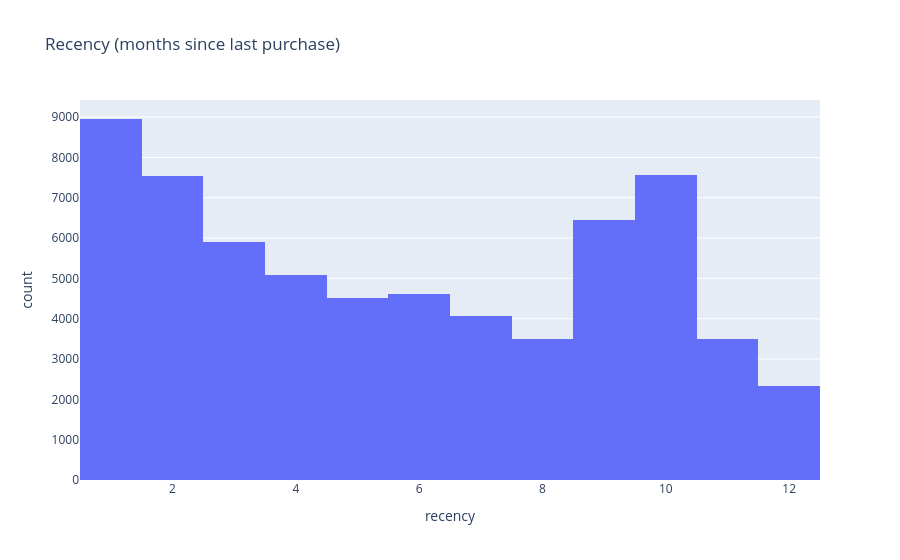
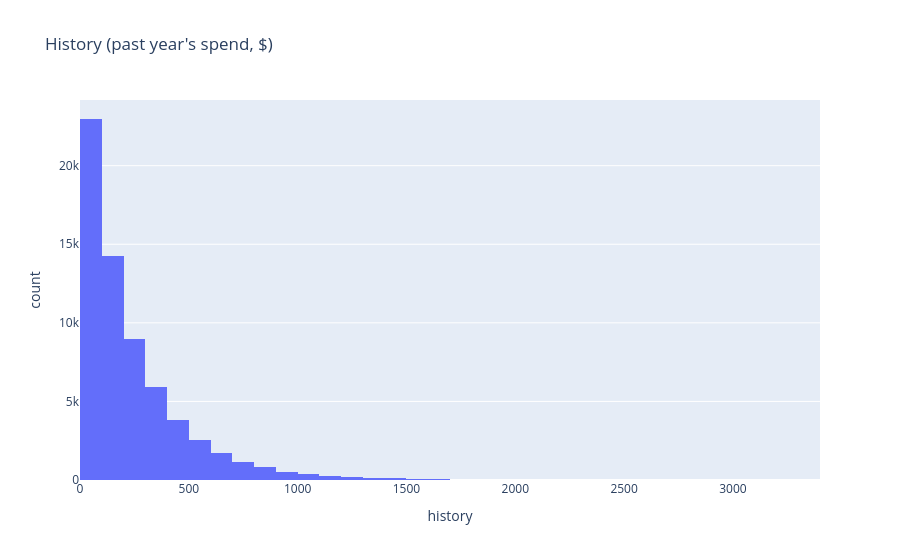

Notebook cell for these charts, in order:
### Markdown cell above
## Step 2: Univariate exploration

A quick look at every variable in isolation — covariates and outcomes alike — before any
balance or structural check. This is what catches skew, rare categories, or a zero-inflated
outcome that should shape evaluation choices later (notebook 04).

### Code cell
# Numeric covariates: recency, history
display(df[["recency", "history"]].describe())

px.histogram(df, x="recency", nbins=12, title="Recency (months since last purchase)").show()
px.histogram(df, x="history", nbins=60, title="History (past year's spend, $)").show()
print(f"Skewness of history: {df['history'].skew():.2f}")

### Figure 1 — Plotly figure (JSON) as saved in the notebook; plotly's stock layout.template omitted (floating-point values rounded to 4 significant figures; data arrays with more than 128 entries replaced by an {"elided": "..."} marker saying what was removed)
{"data": [{"bingroup": "x", "hovertemplate": "recency=%{x}<br>count=%{y}<extra></extra>", "legendgroup": "", "marker": {"color": "#636efa", "pattern": {"shape": ""}}, "name": "", "nbinsx": 12, "orientation": "v", "showlegend": false, "type": "histogram", "x": {"elided": "64000 int values"}, "xaxis": "x", "yaxis": "y"}], "layout": {"barmode": "relative", "legend": {"tracegroupgap": 0}, "title": {"text": "Recency (months since last purchase)"}, "xaxis": {"anchor": "y", "domain": [0, 1], "title": {"text": "recency"}}, "yaxis": {"anchor": "x", "domain": [0, 1], "title": {"text": "count"}}}}

### Figure 2 — Plotly figure (JSON) as saved in the notebook; plotly's stock layout.template omitted (floating-point values rounded to 4 significant figures; data arrays with more than 128 entries replaced by an {"elided": "..."} marker saying what was removed)
{"data": [{"bingroup": "x", "hovertemplate": "history=%{x}<br>count=%{y}<extra></extra>", "legendgroup": "", "marker": {"color": "#636efa", "pattern": {"shape": ""}}, "name": "", "nbinsx": 60, "orientation": "v", "showlegend": false, "type": "histogram", "x": {"elided": "64000 float values"}, "xaxis": "x", "yaxis": "y"}], "layout": {"barmode": "relative", "legend": {"tracegroupgap": 0}, "title": {"text": "History (past year's spend, $)"}, "xaxis": {"anchor": "y", "domain": [0, 1], "title": {"text": "history"}}, "yaxis": {"anchor": "x", "domain": [0, 1], "title": {"text": "count"}}}}
